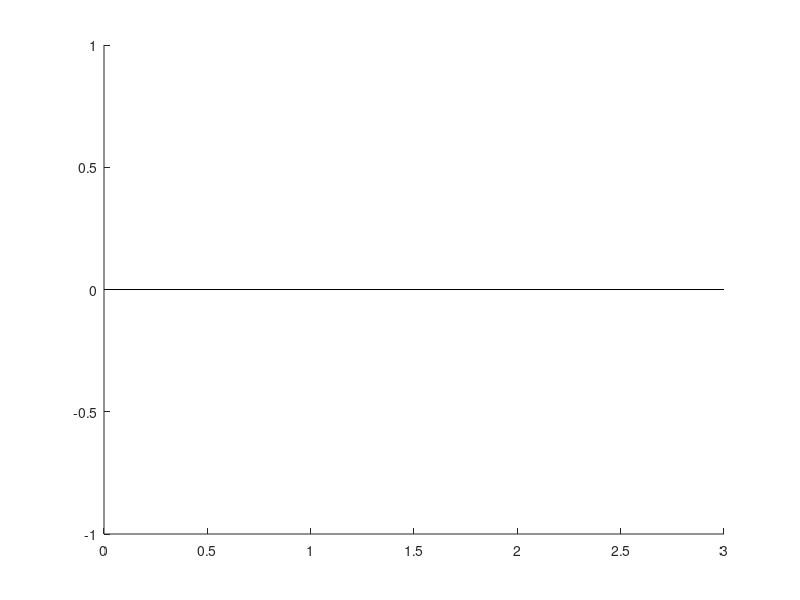

Reproduce this figure in MATLAB.
function RedFaces

x=[0,1,1,0];
Y=[0,0,0,0];
z=[0,0,1,1];


for kx=0:2
    X=x+kx;
        for kz=0:2
            Z=z+kz;
            patch(X,Y,Z,'r')
        end
end
